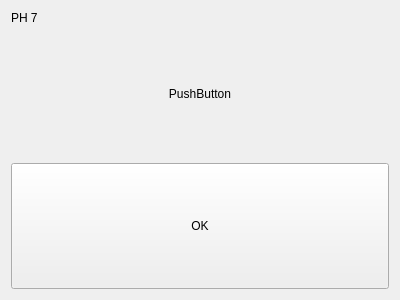
<?xml version="1.0" encoding="UTF-8"?>
<ui version="4.0">
 <class>Calibrate_PH_dialog</class>
 <widget class="QDialog" name="Calibrate_PH_dialog">
  <property name="geometry">
   <rect>
    <x>0</x>
    <y>0</y>
    <width>400</width>
    <height>300</height>
   </rect>
  </property>
  <property name="windowTitle">
   <string>Dialog</string>
  </property>
  <layout class="QVBoxLayout" name="verticalLayout">
   <item>
    <widget class="QLabel" name="labelPH7">
     <property name="text">
      <string>PH 7</string>
     </property>
    </widget>
   </item>
   <item>
    <widget class="QPushButton" name="pushButtonPH7">
     <property name="sizePolicy">
      <sizepolicy hsizetype="Minimum" vsizetype="Expanding">
       <horstretch>0</horstretch>
       <verstretch>0</verstretch>
      </sizepolicy>
     </property>
     <property name="text">
      <string>PushButton</string>
     </property>
     <property name="flat">
      <bool>true</bool>
     </property>
    </widget>
   </item>
   <item>
    <widget class="QPushButton" name="pushButtonPH4">
     <property name="sizePolicy">
      <sizepolicy hsizetype="Minimum" vsizetype="Expanding">
       <horstretch>0</horstretch>
       <verstretch>0</verstretch>
      </sizepolicy>
     </property>
     <property name="text">
      <string>OK</string>
     </property>
     <property name="flat">
      <bool>false</bool>
     </property>
    </widget>
   </item>
  </layout>
 </widget>
 <resources/>
 <connections/>
</ui>
